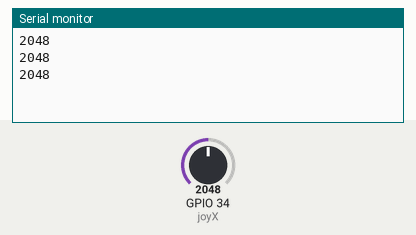
Recording of a sketch running on a simulated ESP32. On the bench: the last lines printed to the serial monitor. The inputs (shaded band) are chosen by the test bench; at power-on: GPIO 34 (joyX) = 2048.

Above: at 1.3 s.
1.4 s: GPIO 34 (joyX) set to 2866
At 1.9 s:
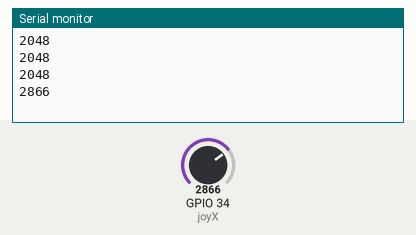
2.9 s: GPIO 34 (joyX) set to 3603
At 3.4 s:
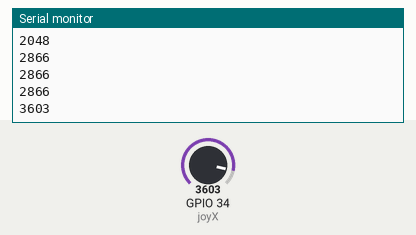
Timing chart, 0 to 5.9 s (numbered marks = the images above; inputs shaded):
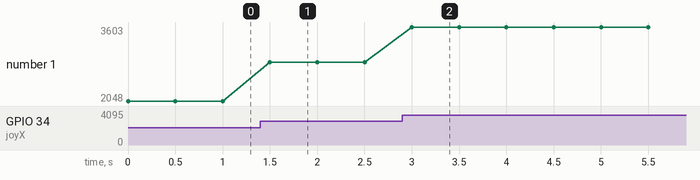

The sketch:

EspJoystick.ino
```cpp
#define joyX 34
#define joyY 35
#define PushButton 2

void setup() {
  Serial.begin(9600);
}

void loop() {
  Serial.println(analogRead(joyX));
  //Serial.print("\t");
  //Serial.println(analogRead(joyY));
  delay(500);
}
```

Measured:
- after the input at 1.4 s, the serial monitor: prints a new line after 0.10 s (image 1)
- after the input at 2.9 s, the serial monitor: prints a new line after 0.10 s (image 2)
- plotted number 1: 2048 → 2866 after the input at 1.4 s, 2866 → 3603 after the input at 2.9 s
